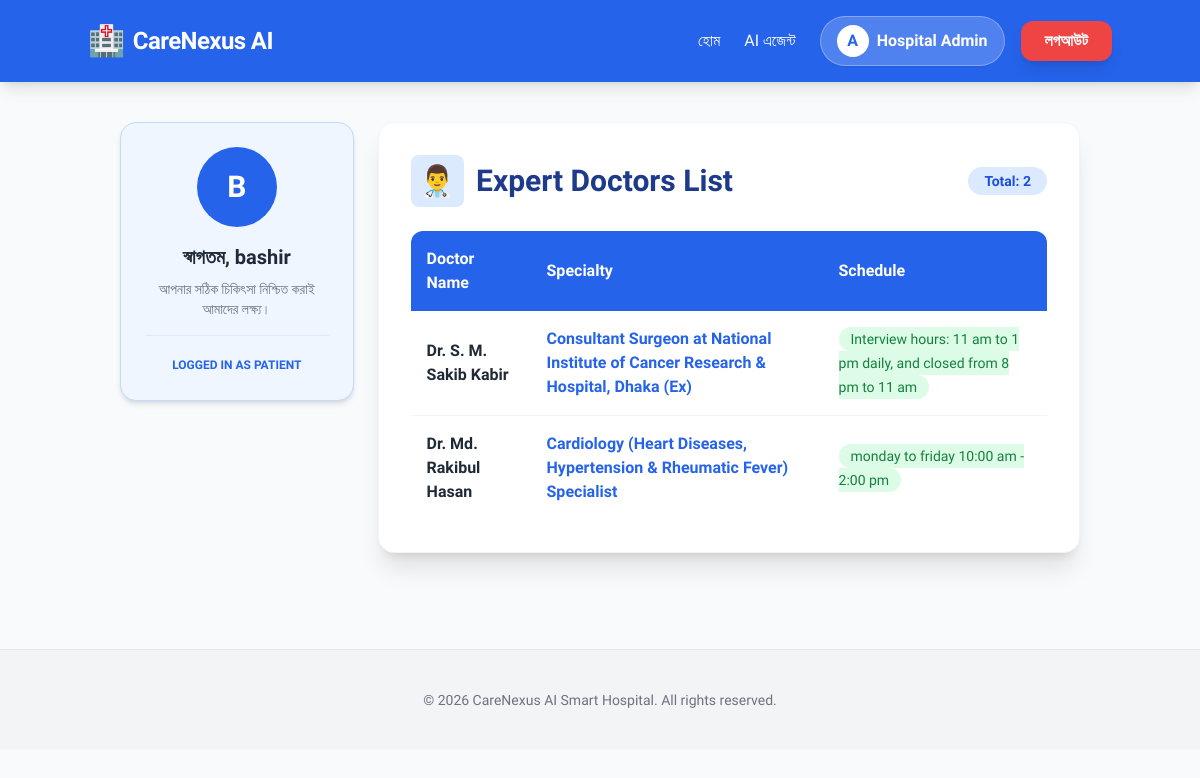
Screenshot of /doctors/ (signed in) with the database file from the repository.
### core/models.py (models this page shows, shortened)
class Doctor(models.Model):
    name = models.CharField(max_length=100)
    specialty = models.CharField(max_length=100) # যেমন: মেডিসিন বিশেষজ্ঞ, কার্ডিওলজিস্ট
    schedule = models.TextField() # যেমন: রবি-মঙ্গল সকাল ১০টা
    rating = models.FloatField(default=5.0, validators=[MinValueValidator(0.0), MaxValueValidator(5.0)])
    experience_years = models.IntegerField(default=0)
    is_available = models.BooleanField(default=True)

### core/views.py (the view)
# urls.py: path('doctors/', views.doctor_list_view, name='doctor_list'),
def doctor_list_view(request):
    doctors = Doctor.objects.all()
    return render(request, 'core/doctor_list.html', {'doctors': doctors})

### core/templates/core/doctor_list.html
{% extends 'core/base.html' %}
{% block content %}
<div class="max-w-7xl mx-auto flex flex-col md:flex-row gap-6 p-4">
    <div class="md:w-1/4">
        <div class="bg-blue-50 p-6 rounded-2xl border border-blue-200 sticky top-20 shadow-md text-center">
            <div class="w-20 h-20 bg-blue-600 text-white rounded-full flex items-center justify-center text-3xl font-bold mx-auto mb-4">
                {{ user.username|first|upper }}
            </div>
            <h3 class="font-bold text-gray-800 text-xl">স্বাগতম, {{ user.username }}</h3>
            <p class="text-sm text-gray-500 mt-2">আপনার সঠিক চিকিৎসা নিশ্চিত করাই আমাদের লক্ষ্য।</p>
            <div class="mt-4 pt-4 border-t border-blue-100">
                <span class="text-xs font-bold text-blue-600 uppercase">Logged in as Patient</span>
            </div>
        </div>
    </div>
    <div class="md:w-3/4 bg-white p-8 rounded-2xl shadow-xl border border-gray-100">
        <div class="flex justify-between items-center mb-6">
            <h2 class="text-3xl font-black text-blue-900 flex items-center gap-3">
                <span class="bg-blue-100 p-2 rounded-lg">👨‍⚕️</span> Expert Doctors List
            </h2>
            <span class="bg-blue-100 text-blue-700 px-4 py-1 rounded-full text-sm font-bold">Total: {{ doctors|length }}</span>
        </div>
        <div class="overflow-x-auto">
            <table class="w-full text-left">
                <thead>
                    <tr class="bg-blue-600 text-white">
                        <th class="p-4 rounded-tl-xl">Doctor Name</th>
                        <th class="p-4">Specialty</th>
                        <th class="p-4 rounded-tr-xl">Schedule</th>
                    </tr>
                </thead>
                <tbody class="divide-y divide-gray-100">
                    {% for doctor in doctors %}
                    <tr class="hover:bg-blue-50 transition-colors">
                        <td class="p-4 font-bold text-gray-800">{{ doctor.name }}</td>
                        <td class="p-4 text-blue-600 font-semibold">{{ doctor.specialty }}</td>
                        <td class="p-4">
                            <span class="bg-green-100 text-green-700 px-3 py-1 rounded-full text-sm font-medium">
                                {{ doctor.schedule }}
                            </span>
                        </td>
                    </tr>
                    {% empty %}
                    <tr>
                        <td colspan="3" class="p-10 text-center text-gray-400 font-medium">
                            বর্তমানে কোনো ডাক্তার তালিকায় নেই।
                        </td>
                    </tr>
                    {% endfor %}
                </tbody>
            </table>
        </div>
    </div>
</div>
{% endblock %}

### core/templates/core/base.html (style rules this page uses)
body { font-family: 'Hind Siliguri', sans-serif; }

### rows the page displays
Doctor: name "Dr. S. M. Sakib Kabir", specialty "Consultant Surgeon at National Institute of Cancer Research & Hospital, Dhaka (Ex)", schedule "Interview hours: 11 am to 1 pm daily, and closed from 8 pm to 11 am"
Doctor: name "Dr. Md. Rakibul Hasan", specialty "Cardiology (Heart Diseases, Hypertension & Rheumatic Fever) Specialist", schedule "monday to friday 10:00 am - 2:00 pm"

### other values shown
{{ user.username|first|upper }} "B"
{{ user.username }} "bashir"
{{ doctors|length }} "2"
